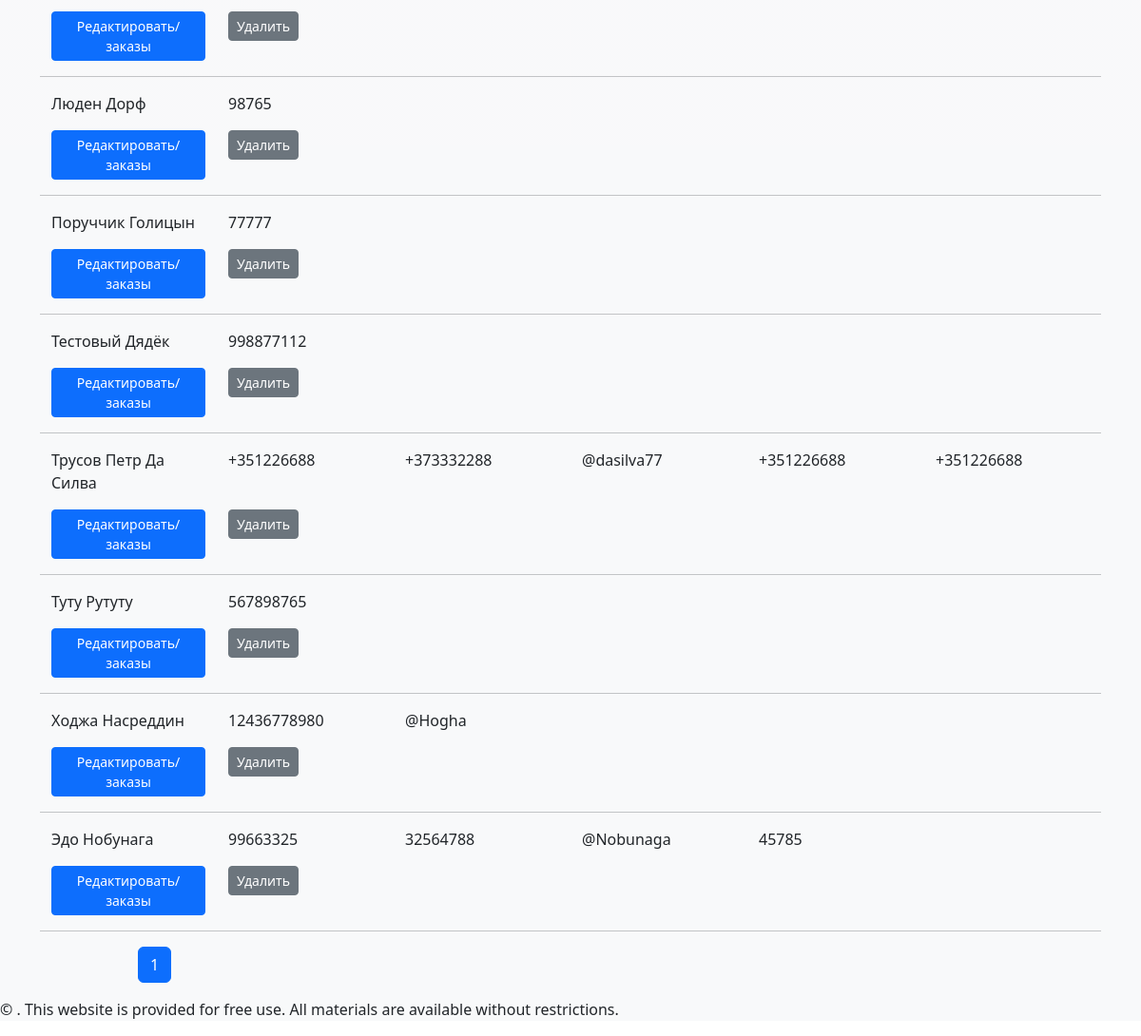
The page /clientlist/ (lower part) on the database as committed earlier.
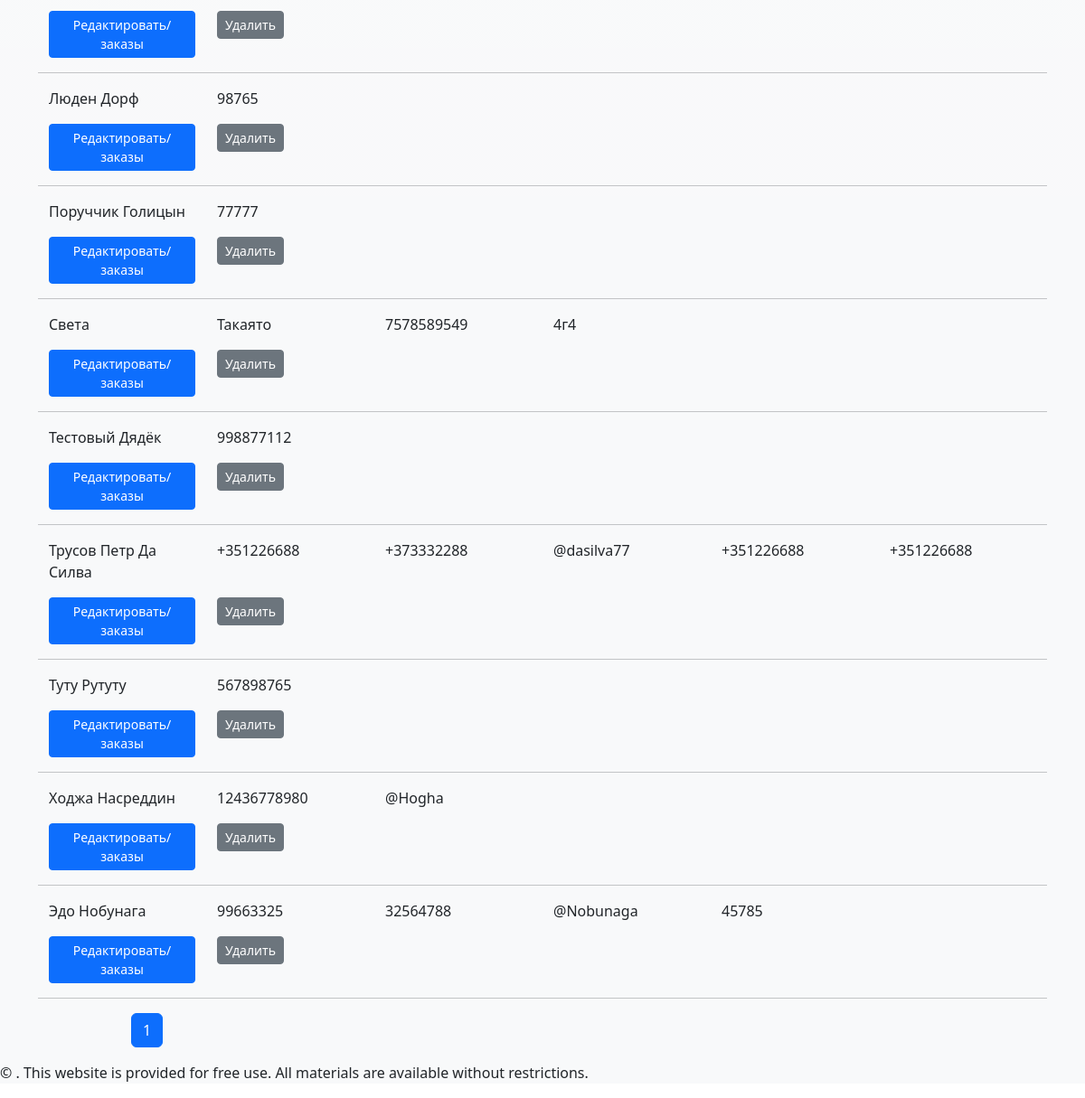
The same page on the database as committed later.
### fixorder/models.py (models this page shows, shortened)
class Client(models.Model):
    name = models.CharField(max_length=255, unique=True, db_index=True, verbose_name='ФИО клиента') #unique=True,
    phone = models.CharField(max_length=20, db_index=True, verbose_name='Контактный номер')
    phone1 = models.CharField(max_length=20, db_index=True, blank=True, null=True, verbose_name='Дополнительный номер')
    telegram = models.CharField(max_length=40, blank=True, null=True, verbose_name='Telegram клиента')
    viber = models.CharField(max_length=20, blank=True, null=True, verbose_name='Viber клиента')
    whatsapp = models.CharField(max_length=20, blank=True, null=True, verbose_name='Whattsapp клиента')
    class Meta:
        verbose_name = 'Клиенты'
        verbose_name_plural = 'Клиенты'
        ordering = ['name']
        indexes = [models.Index(fields=['name'])]
    def get_absolute_url(self):
        return reverse('editclient', kwargs={'pk': self.pk})

### fixorder/views.py (the view)
# urls.py: path('clientlist/', views.Show_clientlist.as_view(), name='clientlist'),
class Show_clientlist(ListView):
    model = Client
    template_name = 'fixorder/clientlist.html'
    context_object_name = 'my_clients'
    paginate_by =20
    extra_context = {'title': 'Клиенты', 'header': 'Список клиентов'}
    def get_queryset(self):
        query = self.request.GET.get('q')
        if query:
            query = query.replace("\\","")
            return Client.objects.all().exclude(id=1).filter(
                Q(phone__iregex=query) | Q(name__iregex=query) | Q(
                    telegram__iregex=query) | Q(phone1__iregex=query))  # для PosgreSQL можно использовать __icontains
        return super().get_queryset().exclude(id=1)

### fixorder/templatetags/fixorder_tags.py (called while the page is built)
@register.simple_tag
def logo_url():
    return static('img/logo.png')

@register.simple_tag
def get_company_name():
    return Company.objects.get(pk=1).brand_name

### fixorder/templates/fixorder/clientlist.html (shortened to what this page needs)
{% extends 'fixorder/base.html' %}
{% block content %}
    {% for myc in my_clients %}
<li class="list-group-item">
    <div class="container">
        <div class="row">
            <div class="col-2">{{ myc.name }}</div>
            <div class="col-2">{{ myc.phone }}</div>
            {% if myc.phone1 %}
                <div class="col-2">{{ myc.phone1 }}</div>
            {% endif %}
            {% if myc.telegram %}
                <div class="col-2">{{ myc.telegram }}</div>
            {% endif %}
            {% if myc.viber %}
                <div class="col-2">{{ myc.viber }}</div>
            {% endif %}
            {% if myc.whatsapp %}
                <div class="col-2">{{ myc.whatsapp }}</div>
            {% endif %}
            <p>
            <div class="col-2">
                <a href="{{ myc.get_absolute_url }}" class="btn btn-primary btn-sm">Редактировать/заказы</a>
            </div>
            <div class="col-2">
                <a href="{% url 'deleteclient' myc.pk %}" class="btn btn-secondary btn-sm">Удалить</a>
            </div>
            </p>
             <hr>
        </div>
    </div>
</li>
{% endfor %}
{% endblock content %}

Rows that differ between the two databases and show on the page:
added Client: name "Света", phone "Такаято", phone1 "7578589549", whatsapp "4г4"
